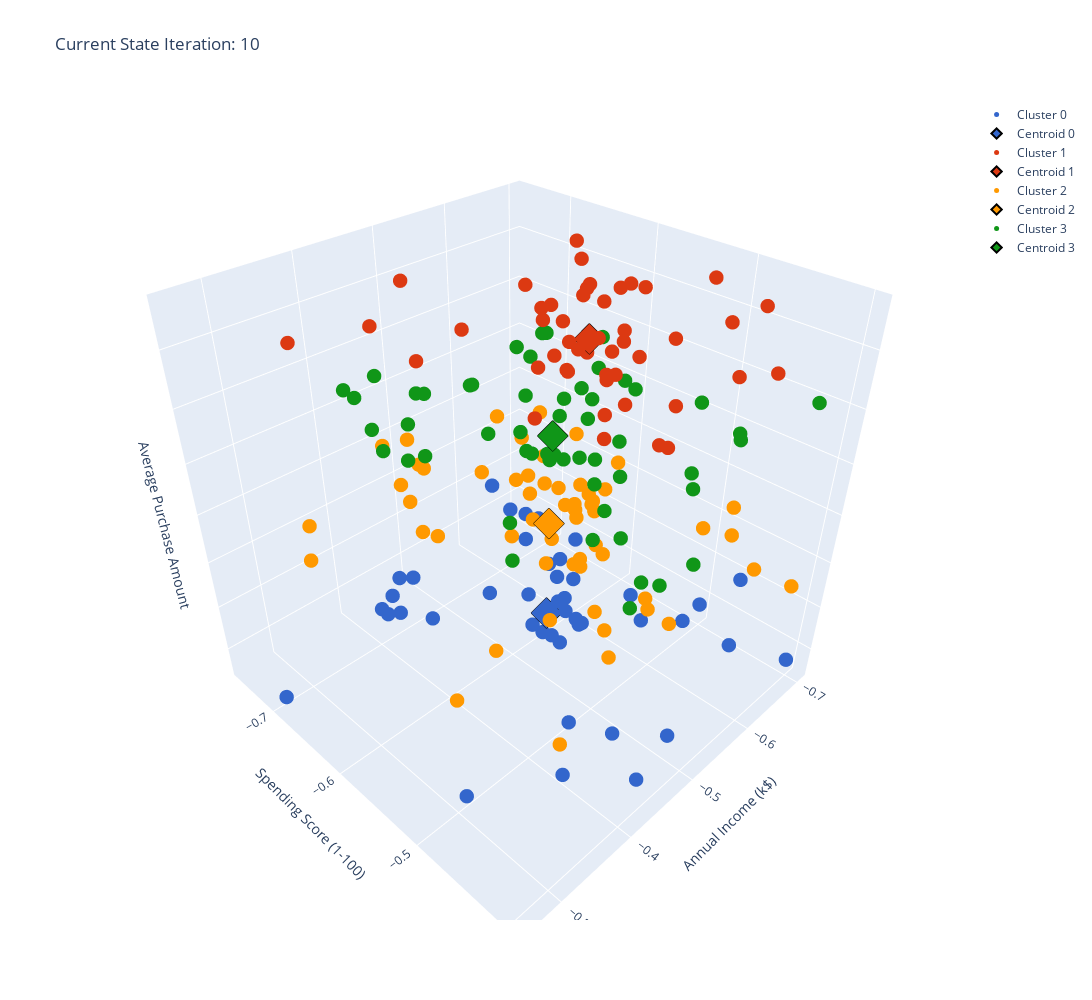

The code cell stored with this chart in its notebook:
### Code cell
kmeans = KMeans(k = 4, max_iter = 10, cluster_method = 'kmeans++', distance_metric='euclidean', random_state = 42)
kmeans.fit(df_customers[['Annual Income (k$)', 'Spending Score (1-100)', 'Average Purchase Amount']], scaling_method='standardization')#, 'Average Purchase Amount', 'Spending Score (1-100)'])
kmeans.perform(show_initial_centroids=True, plot_data=True)
